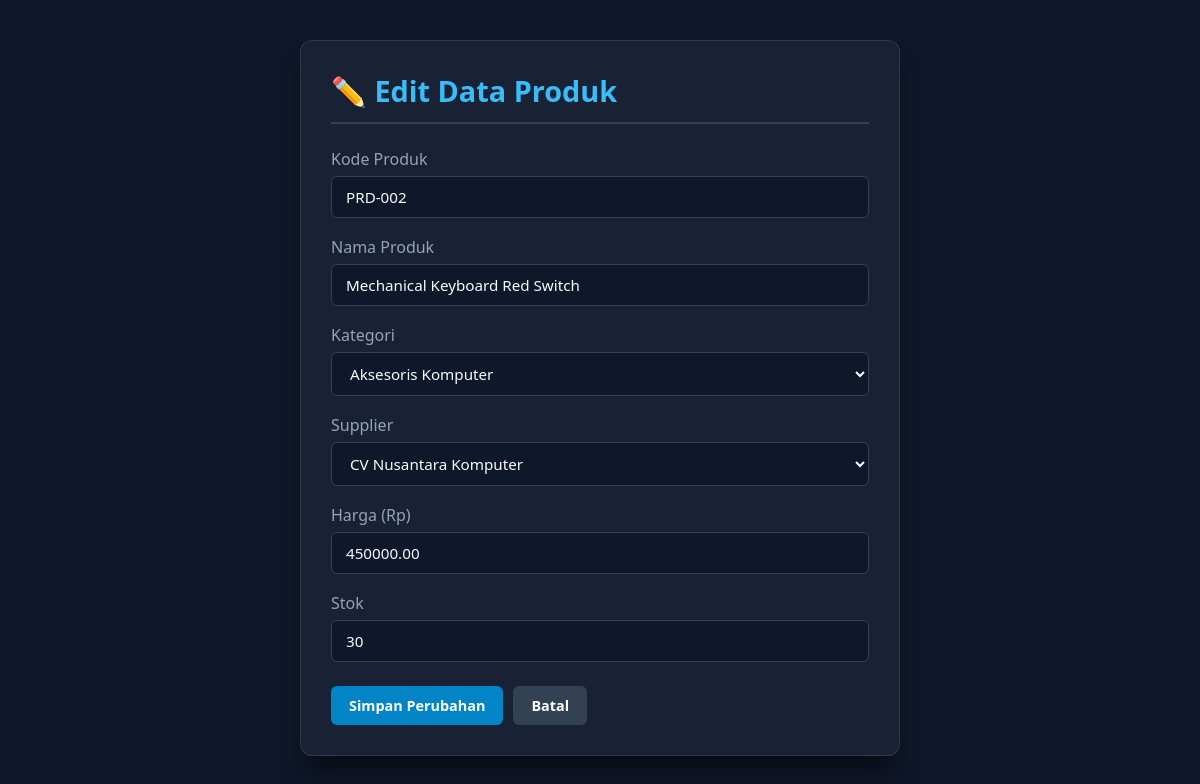
Page /edit.php?id=2 on the committed database.
### tables this page shows
CREATE TABLE produk (
    id INT AUTO_INCREMENT PRIMARY KEY,
    kode_produk VARCHAR(20) UNIQUE NOT NULL,
    nama_produk VARCHAR(150) NOT NULL,
    kategori_id INT NOT NULL,
    supplier_id INT NOT NULL,
    harga DECIMAL(12, 2) NOT NULL,
    stok INT NOT NULL DEFAULT 0,
    created_at TIMESTAMP DEFAULT CURRENT_TIMESTAMP,
    FOREIGN KEY (kategori_id) REFERENCES kategori(id) ON DELETE CASCADE ON UPDATE CASCADE,
    FOREIGN KEY (supplier_id) REFERENCES supplier(id) ON DELETE CASCADE ON UPDATE CASCADE
);

CREATE TABLE kategori (
    id INT AUTO_INCREMENT PRIMARY KEY,
    nama_kategori VARCHAR(100) NOT NULL,
    created_at TIMESTAMP DEFAULT CURRENT_TIMESTAMP
);

CREATE TABLE supplier (
    id INT AUTO_INCREMENT PRIMARY KEY,
    nama_supplier VARCHAR(100) NOT NULL,
    kontak VARCHAR(50) NOT NULL,
    alamat TEXT,
    created_at TIMESTAMP DEFAULT CURRENT_TIMESTAMP
);

### functions.php (called while the page is built, shortened)
<?php
function e($string) {
    return htmlspecialchars($string ?? '', ENT_QUOTES, 'UTF-8');
}

### edit.php (the view, shortened to what this page needs)
<?php
require_once 'functions.php';
$db = Database::getInstance()->getConnection();
$id = isset($_GET['id']) ? (int)$_GET['id'] : 0;
$stmt = $db->prepare("SELECT * FROM produk WHERE id = :id");
$stmt->execute([':id' => $id]);
$produk = $stmt->fetch();
$kategoriList = $db->query("SELECT * FROM kategori ORDER BY nama_kategori ASC")->fetchAll();
$supplierList = $db->query("SELECT * FROM supplier ORDER BY nama_supplier ASC")->fetchAll();
?>
<!DOCTYPE html>
<html lang="id">
<head>
    <link rel="stylesheet" href="css/style.css">
</head>
<body>
    <div class="container" style="max-width: 600px;">
        <h2>✏️ Edit Data Produk</h2>
        <form action="edit.php?id=<?= $id; ?>" method="POST">
            <div class="form-group">
                <label>Kode Produk</label>
                <input type="text" name="kode_produk" value="<?= e($produk['kode_produk']); ?>" required>
            </div>
            <div class="form-group">
                <label>Nama Produk</label>
                <input type="text" name="nama_produk" value="<?= e($produk['nama_produk']); ?>" required>
            </div>
            <div class="form-group">
                <label>Kategori</label>
                <select name="kategori_id" required>
                    <?php foreach ($kategoriList as $k): ?>
                        <option value="<?= $k['id']; ?>" <?= ($k['id'] == $produk['kategori_id']) ? 'selected' : ''; ?>>
                            <?= e($k['nama_kategori']); ?>
                        </option>
                    <?php endforeach; ?>
                </select>
            </div>
            <div class="form-group">
                <label>Supplier</label>
                <select name="supplier_id" required>
                    <?php foreach ($supplierList as $s): ?>
                        <option value="<?= $s['id']; ?>" <?= ($s['id'] == $produk['supplier_id']) ? 'selected' : ''; ?>>
                            <?= e($s['nama_supplier']); ?>
                        </option>
                    <?php endforeach; ?>
                </select>
            </div>
            <div class="form-group">
                <label>Harga (Rp)</label>
                <input type="number" name="harga" min="0" step="100" value="<?= $produk['harga']; ?>" required>
            </div>
            <div class="form-group">
                <label>Stok</label>
                <input type="number" name="stok" min="0" value="<?= $produk['stok']; ?>" required>
            </div>
            <div style="display: flex; gap: 10px; margin-top: 24px;">
                <button type="submit" class="btn btn-primary">Simpan Perubahan</button>
                <a href="index.php" class="btn btn-secondary">Batal</a>
            </div>
        </form>
    </div>
</body>
</html>

### css/style.css (style rules this page uses)
* { margin: 0; padding: 0; box-sizing: border-box; font-family: 'Segoe UI', Tahoma, Geneva, Verdana, sans-serif; }
body { background-color: #0f172a; color: #f8fafc; min-height: 100vh; padding: 40px 20px; }
.container { max-width: 1300px; margin: 0 auto; background: rgba(30, 41, 59, 0.7); -webkit-backdrop-filter: blur(12px); backdrop-filter: blur(12px); border: 1px solid rgba(255, 255, 255, 0.1); border-radius: 12px; padding: 30px; box-shadow: 0 20px 25px -5px rgba(0, 0, 0, 0.5); overflow-x: auto; }
h2 { margin-bottom: 24px; font-size: 1.8rem; color: #38bdf8; border-bottom: 2px solid #334155; padding-bottom: 12px; }
input[type="text"], input[type="number"], select, textarea { width: 100%; padding: 10px 14px; background: #0f172a; border: 1px solid #334155; border-radius: 6px; color: #f8fafc; font-size: 0.95rem; outline: none; transition: border-color 0.2s; }
.form-group { margin-bottom: 18px; }
.form-group label { display: block; margin-bottom: 6px; color: #94a3b8; font-weight: 500; }
.btn { display: inline-block; padding: 10px 18px; border-radius: 6px; text-decoration: none; font-weight: 600; font-size: 0.9rem; border: none; cursor: pointer; transition: background 0.2s; }
.btn-primary { background: #0284c7; color: white; }
.btn-secondary { background: #334155; color: white; }

### rows in the picture
produk: kode_produk "PRD-002", nama_produk "Mechanical Keyboard Red Switch", kategori_id "Aksesoris Komputer", supplier_id "CV Nusantara Komputer", harga "450000.00", stok "30"
